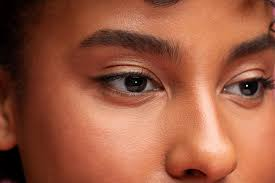
#> input picture OpenCvScript/pessoas/pessoas5.jpg, 275 x 183 px
$ python Eyes.py
#> lines starting #> are read from the running program, lines starting #| are printed output that depends on the picture; after the words box and inside, x2 and y2 are one past the last pixel; in counts of white or black regions, pixels touching at a corner belong together
import cv2

loadEyes = cv2.CascadeClassifier('haarcascades/haarcascade_eye.xml')

image = cv2.imread('pessoas/pessoas5.jpg')
#> image is the input picture: shape (183, 275, 3); mean B, G, R 65.3, 89.7, 155
gray = cv2.cvtColor(image, cv2.COLOR_BGR2GRAY)
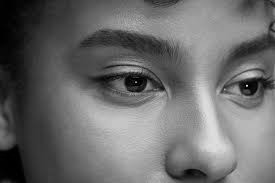
#> gray: shape (183, 275); min 0, max 226, mean 106.4

eyes = loadEyes.detectMultiScale(gray)
#> eyes = [[218, 63, 51, 51], [94, 45, 75, 75]]

for (x, y, l, a) in eyes:
    cv2.rectangle(image, (x, y), (x + l, y + a), (0, 255, 0), 2)
#> this loop made 2 passes
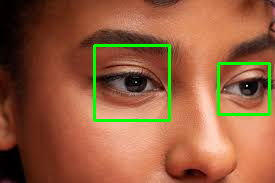
#> image: shape (183, 275, 3); 2.99% of pixels changed, all inside (x1, y1, x2, y2) = (93, 44, 271, 122)

cv2.imshow("Detecta Eyes", image)
cv2.waitKey()

$ run again, with OpenCvScript/pessoas/pessoas1.jpg copied over OpenCvScript/pessoas/pessoas5.jpg
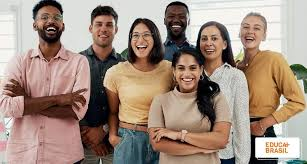
#> input picture OpenCvScript/pessoas/pessoas1.jpg, 307 x 164 px
#> image is the input picture: shape (164, 307, 3); mean B, G, R 127.8, 141.3, 161.7
#> `gray = cv2.cvtColor(image, cv2.COLOR_BGR2GRAY)`:
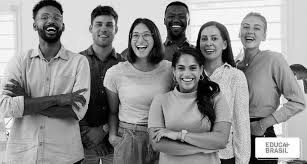
#> gray: shape (164, 307); min 0, max 255, mean 145.9
#> eyes = [[164, 79, 21, 21]]
#> the loop `for (x, y, l, a) in eyes:` made 1 pass
#> after the loop `for (x, y, l, a) in eyes:`:
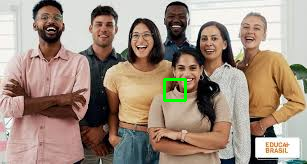
#> image: shape (164, 307, 3); 0.49% of pixels changed, all inside (x1, y1, x2, y2) = (163, 78, 187, 102)

$ run again, with OpenCvScript/pessoas/pessoas2.jpg copied over OpenCvScript/pessoas/pessoas5.jpg
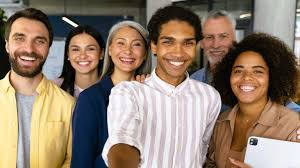
#> input picture OpenCvScript/pessoas/pessoas2.jpg, 300 x 168 px
#> image is the input picture: shape (168, 300, 3); mean B, G, R 110.3, 126.8, 145.2
#> `gray = cv2.cvtColor(image, cv2.COLOR_BGR2GRAY)`:
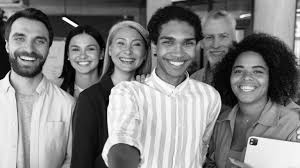
#> gray: shape (168, 300); min 0, max 255, mean 130.4
#> eyes = ()
